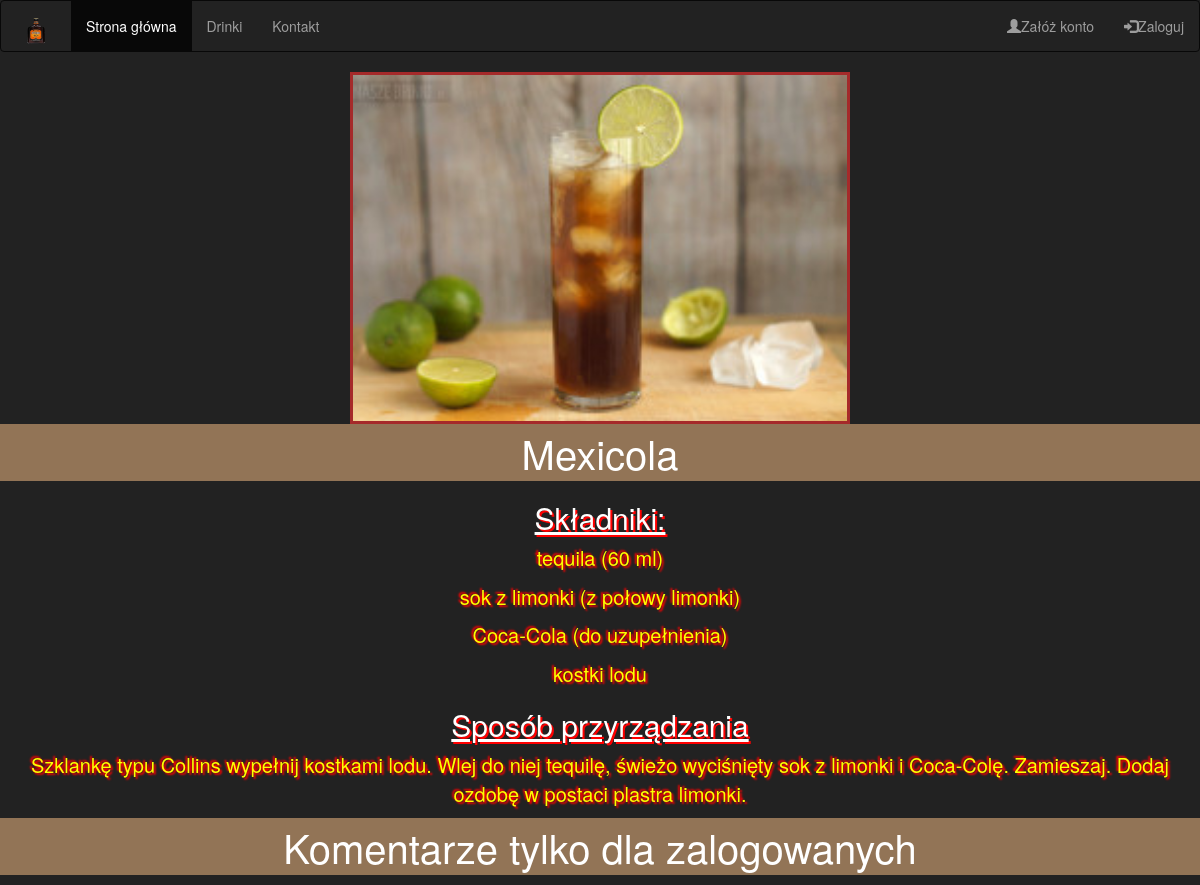
Page /drinklist/1 on the committed database.
### drinklist/models.py (models this page shows, shortened)
class Drink(models.Model):
    nazwa = models.CharField(max_length=50,verbose_name="Nazwa")
    skladnik1 = models.CharField(max_length=50,verbose_name="Składnik 1")
    skladnik2 = models.CharField(max_length=50,verbose_name="Składnik 2",blank=True)
    skladnik3 = models.CharField(max_length=50,verbose_name="Składnik 3",blank=True)
    skladnik4 = models.CharField(max_length=50,verbose_name="Składnik 4",blank=True)
    skladnik5 = models.CharField(max_length=50,verbose_name="Składnik 5",blank=True)
    skladnik6 = models.CharField(max_length=50,verbose_name="Składnik 6",blank=True)
    specjalny=models.BooleanField(default=False)
    czas = models.FloatField(verbose_name="Czas wykonania")
    poziom = models.FloatField(verbose_name="Poziom",validators=[MinValueValidator(0),
                                       MaxValueValidator(5)])
    opis = models.TextField(verbose_name="Opis")
    data = models.DateTimeField(auto_now_add=True,verbose_name="Data dodania")
    zdjecie = models.ImageField()
    class Meta:
        verbose_name="Drink"
        verbose_name_plural="Drinki"

### drinklist/templates/drinklist/drink.html (shortened to what this page needs)
{% extends "header.html" %}
{% block content %}
	<img src="{{drink.zdjecie.url}}" class="drink-zdjecie-tt">
	<p>{{drink.nazwa}}</p>
	<section class="drink-sklad-tt">
		<h2>Składniki:</h2>
	<p >{{drink.skladnik1}}</p>
	<p >{{drink.skladnik2}}</p>
	<p >{{drink.skladnik3}}</p>
	<p >{{drink.skladnik4}}</p>
	<h2>Sposób przyrządzania</h2>
	<p>{{drink.opis}}</p>
	</section>
<div class="commentsection">
{% if user.is_authenticated %}
	{% for comment in drink.comments.all %}
		<b class="drink-b-tt">{{ comment.author }} napisał:</b><br />
	<div class="drink-coment-tt">
		{{ comment.text }}<br /><br />
	</div>
	{% endfor %}
    <form action="new/" method="POST" class="form-group">
    {% csrf_token %}
        <input type="number" name="news" value="{{drink.id}}" class="hiddeninput">
		<textarea name="text" cols="x" rows="y" class="form-control drink-form-tt" placeholder="Wpisz komentarz" ></textarea>
		<br>
		<input type="submit" value="Wyslij" class="btn btn-success">
	</form>
</div>
{% else %}
<p>Komentarze tylko dla zalogowanych</p>
{% endif %}
{% endblock %}

### personal/static/css/style.css (style rules this page uses)
body { background-image: url("img/background2.png"); background-repeat: no-repeat; background-size: cover; background-repeat: repeat-x; background-color: #222222; }
p { text-align: center; color: white; font-size: 40px; background: rgba(220, 170, 120, 0.6); }
.commentsection { margin:0 auto; text-align:center; }
.drink-zdjecie-tt { display: block; margin: 0 auto; border: 3px solid brown; width: 500px; }
.drink-sklad-tt>h2 { color: white; text-decoration: underline; text-align: center; text-shadow: 2px 2px red; }
.drink-sklad-tt>p , .contact-tt>p { color:yellow; background: none; text-shadow: 2px 2px 2px red, -2px -2px 2px red ; font-size: 20px; }

### rows in the picture
Drink: zdjecie (picture), nazwa "Mexicola", skladnik1 "tequila (60 ml)", skladnik2 "sok z limonki (z połowy limonki)", skladnik3 "Coca-Cola (do uzupełnienia)", skladnik4 "kostki lodu", opis "Szklankę typu Collins wypełnij kostkami lodu. Wlej do niej tequilę, świeżo wyciśnięty sok z limonki i Coca-Colę. Zamieszaj. Dodaj ozdobę w postaci plastra limonki."
